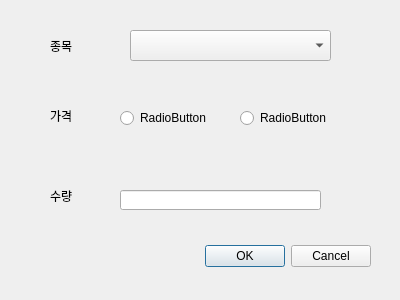
<?xml version="1.0" encoding="UTF-8"?>
<ui version="4.0">
 <class>Dialog</class>
 <widget class="QDialog" name="Dialog">
  <property name="geometry">
   <rect>
    <x>0</x>
    <y>0</y>
    <width>400</width>
    <height>300</height>
   </rect>
  </property>
  <property name="windowTitle">
   <string>Dialog</string>
  </property>
  <widget class="QDialogButtonBox" name="buttonBox">
   <property name="geometry">
    <rect>
     <x>30</x>
     <y>240</y>
     <width>341</width>
     <height>32</height>
    </rect>
   </property>
   <property name="orientation">
    <enum>Qt::Horizontal</enum>
   </property>
   <property name="standardButtons">
    <set>QDialogButtonBox::Cancel|QDialogButtonBox::Ok</set>
   </property>
  </widget>
  <widget class="QLabel" name="label">
   <property name="geometry">
    <rect>
     <x>50</x>
     <y>40</y>
     <width>56</width>
     <height>12</height>
    </rect>
   </property>
   <property name="text">
    <string>종목</string>
   </property>
  </widget>
  <widget class="QLabel" name="label_2">
   <property name="geometry">
    <rect>
     <x>50</x>
     <y>110</y>
     <width>56</width>
     <height>12</height>
    </rect>
   </property>
   <property name="text">
    <string>가격</string>
   </property>
  </widget>
  <widget class="QLabel" name="label_3">
   <property name="geometry">
    <rect>
     <x>50</x>
     <y>190</y>
     <width>56</width>
     <height>12</height>
    </rect>
   </property>
   <property name="text">
    <string>수량</string>
   </property>
  </widget>
  <widget class="QComboBox" name="comboBox">
   <property name="geometry">
    <rect>
     <x>130</x>
     <y>30</y>
     <width>201</width>
     <height>31</height>
    </rect>
   </property>
  </widget>
  <widget class="QRadioButton" name="radioButton">
   <property name="geometry">
    <rect>
     <x>120</x>
     <y>110</y>
     <width>90</width>
     <height>16</height>
    </rect>
   </property>
   <property name="text">
    <string>RadioButton</string>
   </property>
  </widget>
  <widget class="QRadioButton" name="radioButton_2">
   <property name="geometry">
    <rect>
     <x>240</x>
     <y>110</y>
     <width>90</width>
     <height>16</height>
    </rect>
   </property>
   <property name="text">
    <string>RadioButton</string>
   </property>
  </widget>
  <widget class="QLineEdit" name="lineEdit">
   <property name="geometry">
    <rect>
     <x>120</x>
     <y>190</y>
     <width>201</width>
     <height>20</height>
    </rect>
   </property>
  </widget>
 </widget>
 <resources/>
 <connections>
  <connection>
   <sender>buttonBox</sender>
   <signal>accepted()</signal>
   <receiver>Dialog</receiver>
   <slot>accept()</slot>
   <hints>
    <hint type="sourcelabel">
     <x>248</x>
     <y>254</y>
    </hint>
    <hint type="destinationlabel">
     <x>157</x>
     <y>274</y>
    </hint>
   </hints>
  </connection>
  <connection>
   <sender>buttonBox</sender>
   <signal>rejected()</signal>
   <receiver>Dialog</receiver>
   <slot>reject()</slot>
   <hints>
    <hint type="sourcelabel">
     <x>316</x>
     <y>260</y>
    </hint>
    <hint type="destinationlabel">
     <x>286</x>
     <y>274</y>
    </hint>
   </hints>
  </connection>
 </connections>
</ui>
